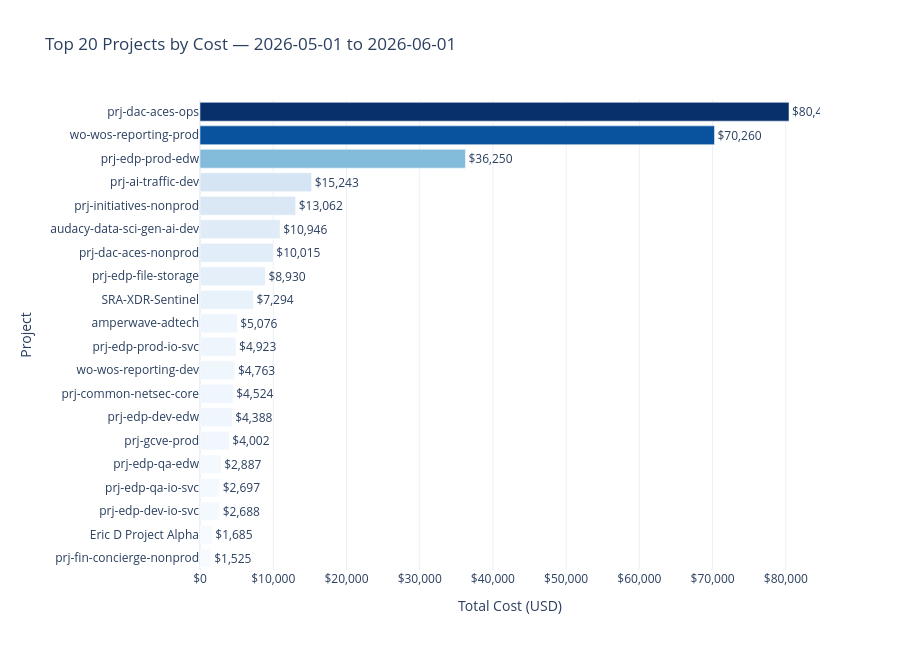

Write notebook code for a chart like this one.
### Markdown cell above
## Visualizations

### Code cell
# ── Top 20 Projects this month ─────────────────────────────────────────────
proj_monthly = (
    monthly_df.groupby('project_name')['total_cost']
    .sum().reset_index()
    .sort_values('total_cost', ascending=True)
    .tail(20)
)

fig_proj = px.bar(
    proj_monthly,
    x='total_cost', y='project_name',
    orientation='h',
    title=f"Top 20 Projects by Cost — {reportStart} to {reportEnd}",
    labels={'total_cost': 'Total Cost (USD)', 'project_name': 'Project'},
    text=proj_monthly['total_cost'].apply(lambda x: f"${x:,.0f}"),
    color='total_cost', color_continuous_scale='Blues',
)
fig_proj.update_traces(textposition='outside')
fig_proj.update_layout(
    height=650, coloraxis_showscale=False,
    xaxis_tickformat='$,.0f', margin=dict(l=200),
)
fig_proj.show()

### Figure 1 — Plotly figure (JSON) as saved in the notebook; plotly's stock layout.template omitted (floating-point values rounded to 4 significant figures)
{"data": [{"hovertemplate": "Total Cost (USD)=%{marker.color}<br>Project=%{y}<br>text=%{text}<extra></extra>", "legendgroup": "", "marker": {"color": [1525.0, 1685.0, 2688.0, 2697.0, 2887.0, 4002.0, 4388.0, 4524.0, 4763.0, 4923.0, 5076.0, 7294.0, 8930.0, 10020.0, 10950.0, 13060.0, 15240.0, 36250.0, 70260.0, 80430.0], "coloraxis": "coloraxis", "pattern": {"shape": ""}}, "name": "", "orientation": "h", "showlegend": false, "text": ["$1,525", "$1,685", "$2,688", "$2,697", "$2,887", "$4,002", "$4,388", "$4,524", "$4,763", "$4,923", "$5,076", "$7,294", "$8,930", "$10,015", "$10,946", "$13,062", "$15,243", "$36,250", "$70,260", "$80,434"], "textposition": "outside", "type": "bar", "x": [1525.0, 1685.0, 2688.0, 2697.0, 2887.0, 4002.0, 4388.0, 4524.0, 4763.0, 4923.0, 5076.0, 7294.0, 8930.0, 10020.0, 10950.0, 13060.0, 15240.0, 36250.0, 70260.0, 80430.0], "xaxis": "x", "y": ["prj-fin-concierge-nonprod", "Eric D Project Alpha", "prj-edp-dev-io-svc", "prj-edp-qa-io-svc", "prj-edp-qa-edw", "prj-gcve-prod", "prj-edp-dev-edw", "prj-common-netsec-core", "wo-wos-reporting-dev", "prj-edp-prod-io-svc", "amperwave-adtech", "SRA-XDR-Sentinel", "prj-edp-file-storage", "prj-dac-aces-nonprod", "audacy-data-sci-gen-ai-dev", "prj-initiatives-nonprod", "prj-ai-traffic-dev", "prj-edp-prod-edw", "wo-wos-reporting-prod", "prj-dac-aces-ops"], "yaxis": "y"}], "layout": {"barmode": "relative", "coloraxis": {"autocolorscale": false, "colorbar": {"title": {"text": "Total Cost (USD)"}}, "colorscale": [[0, "rgb(247,251,255)"], [0.125, "rgb(222,235,247)"], [0.25, "rgb(198,219,239)"], [0.375, "rgb(158,202,225)"], [0.5, "rgb(107,174,214)"], [0.625, "rgb(66,146,198)"], [0.75, "rgb(33,113,181)"], [0.875, "rgb(8,81,156)"], [1, "rgb(8,48,107)"]], "showscale": false}, "height": 650, "legend": {"tracegroupgap": 0}, "margin": {"l": 200}, "title": {"text": "Top 20 Projects by Cost — 2026-05-01 to 2026-06-01"}, "xaxis": {"anchor": "y", "domain": [0, 1], "tickformat": "$,.0f", "title": {"text": "Total Cost (USD)"}}, "yaxis": {"anchor": "x", "domain": [0, 1], "title": {"text": "Project"}}}}
